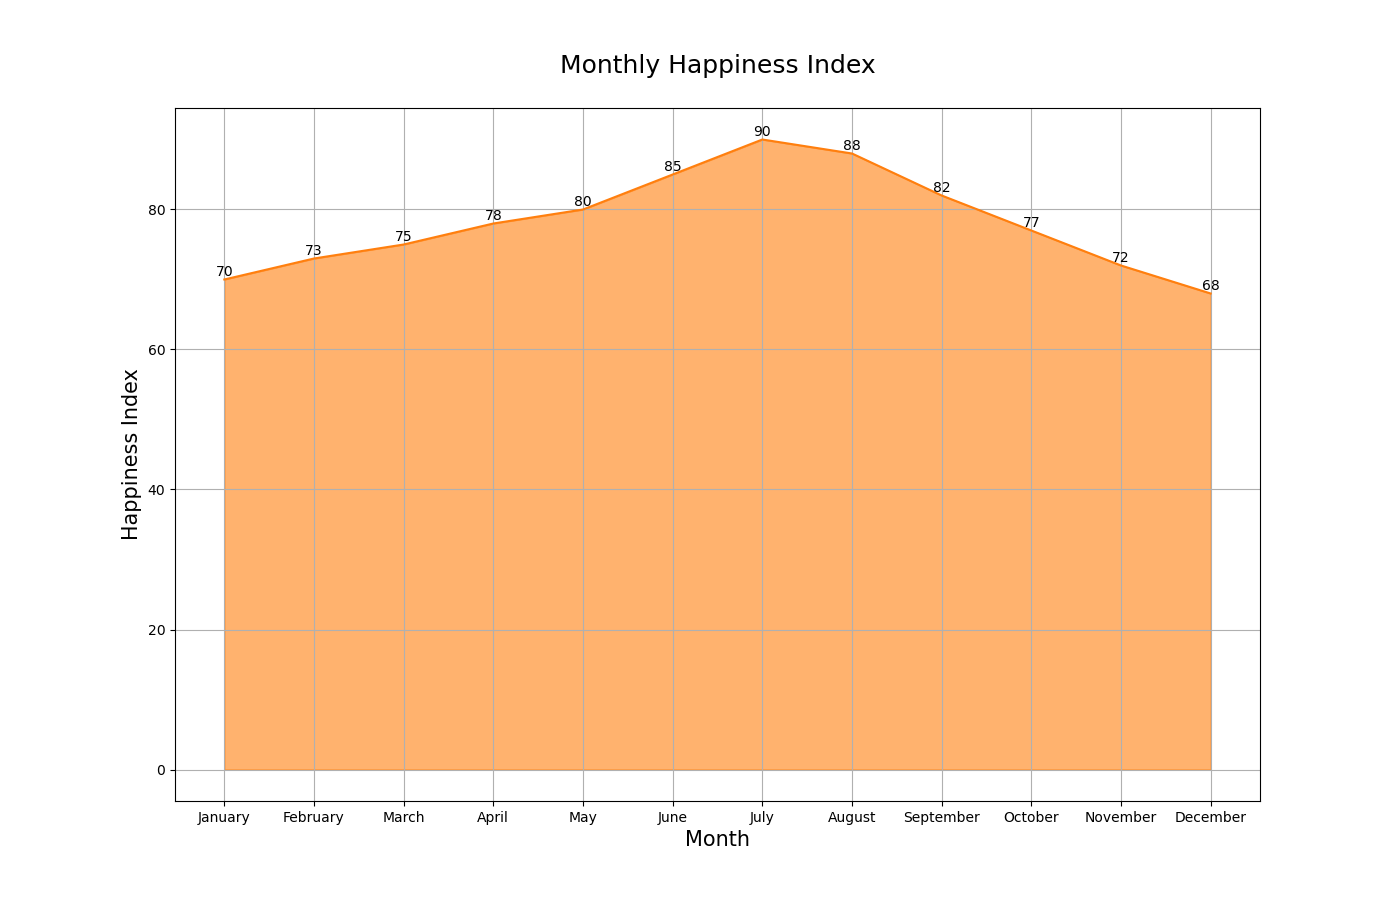

Write the Python code that produced this figure.

import matplotlib.pyplot as plt
import pandas as pd

data = {
    'Month': ['January', 'February', 'March', 'April', 'May', 'June', 
              'July', 'August', 'September', 'October', 'November', 'December'],
    'Happiness_Index': [70, 73, 75, 78, 80, 85, 90, 88, 82, 77, 72, 68]
}

df = pd.DataFrame(data)

plt.figure(figsize=(14, 9))
plt.fill_between(df['Month'], df['Happiness_Index'], color='#ff7f0e', alpha=0.6)
plt.plot(df['Month'], df['Happiness_Index'], color='#ff7f0e')

plt.title('Monthly Happiness Index', fontsize=18, pad=25)
plt.xlabel('Month', fontsize=15)
plt.ylabel('Happiness Index', fontsize=15)

for i, value in enumerate(df['Happiness_Index']):
    plt.text(i, value + 0.5, f'{value}', ha='center')

plt.grid(True)
plt.show()
